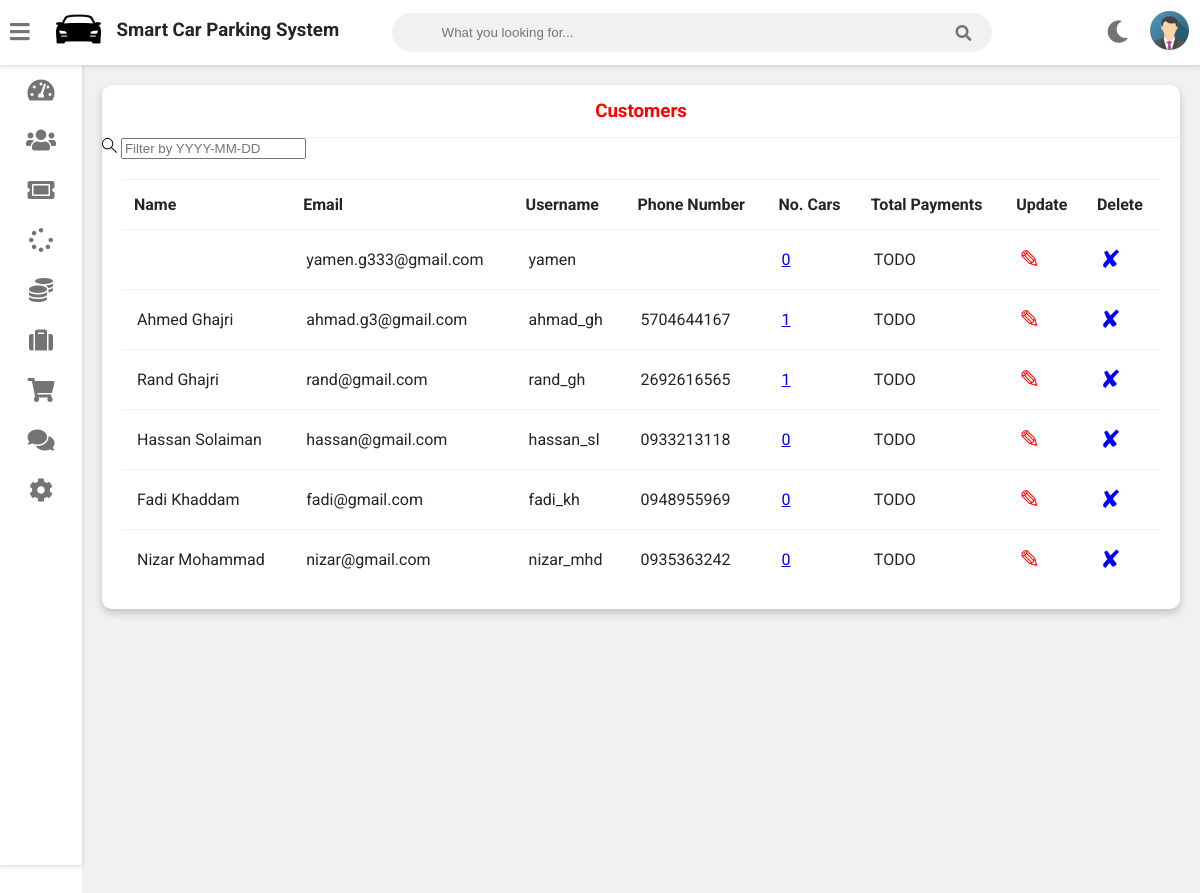
/users/users-view, run on an earlier commit of the app's database.
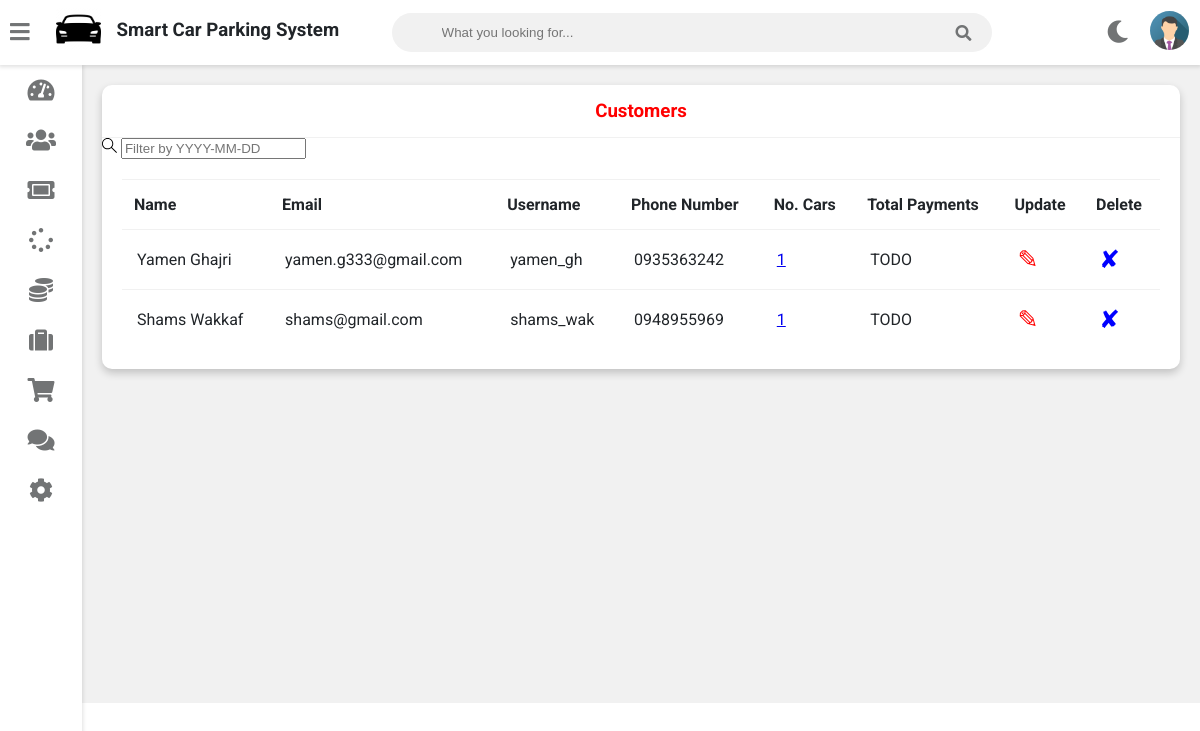
And on a later commit of the database.
### core/models.py (models this page shows, shortened)
class User(AbstractUser):
    PERMISSIONS_TYPES = (
        ('Garage Manager', 'Garage Manager'),
        ('Cashier', 'Cashier'),
        ('Customer', 'Customer'),
    )
    permission = models.CharField(max_length=100, choices=PERMISSIONS_TYPES)
    first_name   = models.CharField(max_length=100)
    last_name    = models.CharField(max_length=100)
    email        = models.EmailField(unique=True, null=True)
    phone_number = models.CharField(max_length=100)
    avatar       = models.ImageField(null=True, blank=True)

### user/views.py (the view)
# urls.py: path('users-view', views.users_view, name='users-view'),
def users_view(request):
    q = request.GET.get('q') if request.GET.get('q') != None else ''
    customers = models.User.objects.filter(
        Q(first_name__icontains=q) |
        Q(last_name__icontains=q)  |
        Q(email__icontains=q)
    )
    customerCarsCount = []
    for customer in customers:
        customerCarsCount.append(models.Car.objects.filter(
            owner_id = customer.id
        ).count())
    customerInfo = zip(customers, customerCarsCount)
    return render(request, 'admin_view_customer.html', {'customerInfo': customerInfo})

### user/templates/admin_view_customer.html (shortened to what this page needs)
{% extends 'vehicle/adminbase.html' %} {% block content %} {% load static %}
<div class="wrapper">
  <div class="row">
    <div class="col-12 col-m-12 col-sm-12">
      <div class="card">
        <div class="card-header">
          <h3 style="color: red; text-align: center">Customers</h3>
        </div>
        <form
          action="{% url 'users-view' %}"
          method="GET"
          class="header__search"
        >
          <label>
            <input name="q" placeholder="Filter by YYYY-MM-DD" />
          </label>
        </form>
        <div class="card-content">
          <table>
            <thead>
              <tr>
                <th>Name</th>
                <th>Email</th>
                <th>Username</th>
                <th>Phone Number</th>
                <th>No. Cars</th>
                <th>Total Payments</th>
                <th>Update</th>
                <th>Delete</th>
              </tr>
            </thead>
            <tbody>
              {% for customer, car in customerInfo %}
              <tr>
                <td>{{customer.first_name}} {{customer.last_name}}</td>
                <td>{{customer.email}}</td>
                <td>{{customer.username}}</td>
                <td>{{customer.phone_number}}</td>
                <td>
                  <a href="{% url 'cars:customer-cars' customer.id %}"
                    >{{ car }}</a
                  >
                </td>
                <td>TODO</td>
                <td>
                  <a
                    style="color: red; text-decoration: none; font-size: 25px"
                    href="{% url 'update-user' customer.id  %}"
                    >&#9998;</a
                  >
                </td>
                <td>
                  <a
                    style="color: blue; text-decoration: none; font-size: 25px"
                    href="{% url 'delete-user' customer.id  %}"
                    >&#10008;</a
                  >
                </td>
              </tr>
              {% endfor %}
            </tbody>
          </table>
        </div>
      </div>
    </div>
  </div>
  <br /><br /><br /><br /><br /><br /><br /><br /><br /><br /><br /><br /><br /><br /><br /><br />
</div>
{% endblock content %}

### templates/vehicle/adminbase.html (shortened to what this page needs)
<!DOCTYPE html>
{% load static %}
<html>
<head>
	<link rel="stylesheet" type="text/css" href="https://cdnjs.cloudflare.com/ajax/libs/Chart.js/2.9.3/Chart.min.css">
	<link rel="stylesheet" type="text/css" href="{% static 'fontawesome-free/css/all.min.css' %}">
	<link rel="stylesheet" href="{% static 'assets/fonts/font-awesome-4.7.0/css/font-awesome.min.css' %}">
	<link rel="stylesheet" type="text/css" href="{% static 'style.css' %}">
</head>
<body class="overlay-scrollbar">
	<div class="navbar">
		<ul class="navbar-nav">
			<li class="nav-item">
				<a class="nav-link">
					<i class="fas fa-bars" onclick="collapseSidebar()"></i>
				</a>
			</li>
			<li class="nav-item logo-icon">
				<img width="45rem" height="42rem" src="{% static 'images/car-icon.jpg' %}" />
			</li>
			<li class="nav-item">
				<h3>Smart Car Parking System</h3>
			</li>
		</ul>
		<form class="navbar-search">
			<input type="text" name="Search" class="navbar-search-input" placeholder="What you looking for...">
			<i class="fas fa-search"></i>
		</form>
		<ul class="navbar-nav nav-right">
			<li class="nav-item mode">
				<a class="nav-link" href="#" onclick="switchTheme()">
					<i class="fas fa-moon dark-icon"></i>
				</a>
			</li>
			<li class="nav-item avt-wrapper">
				<div class="avt dropdown">
					<img src="{% static 'images/admin.png' %}"
						 alt="User image"
						 class="dropdown-toggle"
						 data-toggle="user-menu">
				</div>
			</li>
		</ul>
	</div>
	<div class="sidebar">
		<ul class="sidebar-nav">
			<li class="sidebar-nav-item">
				<a href="/admin-dashboard" class="sidebar-nav-link">
					<div>
						<i class="fas fa-tachometer-alt"></i>
					</div>
				</a>
			</li>
			<li class="sidebar-nav-item">
				<a href="{% url 'manage-users' %}" class="sidebar-nav-link">
					<div>
						<i class="fas fa-users"></i>
					</div>
				</a>
			</li>
			<li class="sidebar-nav-item">
				<a href="{% url 'parkings-home' %}" class="sidebar-nav-link">
					<div>
						<i class="fas fa-ticket-alt"></i>
					</div>
				</a>
			</li>
			<li class="sidebar-nav-item">
				<a href="{% url 'cars:cars-home' %}" class="sidebar-nav-link">
					<div>
						<i class="fas fa-spinner"></i>
					</div>
				</a>
			</li>
			<li class="sidebar-nav-item">
				<a href="/admin-report" class="sidebar-nav-link">
					<div>
						<i class="fas fa-coins"></i>
					</div>
				</a>
			</li>
			<li class="sidebar-nav-item">
				<a href="#" class="sidebar-nav-link">
					<div>
						<i class="fas fa-suitcase"></i>
					</div>
				</a>
			</li>
			<li class="sidebar-nav-item">
				<a href="#" class="sidebar-nav-link">
					<div>
						<i class="fas fa-shopping-cart"></i>
					</div>
				</a>
			</li>
			<li class="sidebar-nav-item">
				<a href="{% url 'feedbacks:admin-feedback' %}" class="sidebar-nav-link">
					<div>
						<i class="fas fa-comments"></i>
					</div>
				</a>
			</li>
			<li class="sidebar-nav-item">
				<a href="{% url 'settings:site-settings' %}" class="sidebar-nav-link">
					<div>
						<i class="fas fa-cog"></i>
					</div>
				</a>
			</li>
		</ul>
	</div>
	<div>
		<div class="content">
			{% block content %}
			{% endblock content %}
		</div>
	</div>
</body>
</html>

### static/style.css (style rules this page uses)
:root { --primary-color: #4834d4; --success-color: #6ab04c; --warning-color: #f0932b; --danger-color: #eb4d4b; --light-color: #212529; --light-second-color: #727475; --light-background: #ffffff; --light-second-background: #f1f1f1; --dark-color: #909090; --dark-second-color: #f5f6fa; --dark-background: #23242D; --dark-second-background: #181818; }
.light { --main-bg-color: var(--light-background); --second-bg-color: var(--light-second-background); --main-color: var(--light-color); --second-color: var(--light-second-color); }
* { box-sizing: border-box; }
body { font-family: 'Roboto', sans-serif; background: var(--main-bg-color); color: var(--main-color); margin: 0; }
.navbar { display: flex; flex-direction: row; background: var(--main-bg-color); color: var(--main-color); position: fixed; top: 0; right: 0; left: 0; z-index: 101; box-shadow: rgba(0,0,0,0.12) 0px 1px 4px 1px; }
.navbar-nav { list-style: none; display: flex; flex-direction: row; padding-left: 0; margin-bottom: 0; margin-top: 0; }
.nav-link { float: left; text-align: center; padding: 21px 10px; text-decoration: none; font-size: 17px; color: var(--second-color); position: relative; }
.navbar-nav i { font-size: 1.4rem; }
.nav-right { margin-left: auto; }
.navbar-search { position: relative; margin: auto; width: 50%; }
.navbar-search input { background: var(--second-bg-color); border: none; padding: 12px 50px 12px 50px; width: 100%; outline: none; color: var(--main-color); border-radius: 20px; }
.navbar-search i { position: absolute; top: 50%; right: 20px; transform: translateY(-50%); color: var(--second-color); cursor: pointer; }
.avt img { width: 39px; height: 39px; border-radius: 50%; }
.avt { padding: 11px }
.dropdown { position: relative; }
.wrapper { padding: 10px; margin-left: 82px; padding-top: 75px; background: var(--second-bg-color); transition: margin-left .5s; }
.sidebar { width: 82px; height: 100vh; position: fixed; margin-top: 65px; background: var(--main-bg-color); box-shadow: rgba(0,0,0,0.12) 0px 1px 4px 1px; overflow: hidden; z-index: 100; transition: width .5s; }
.sidebar-nav { list-style: none; padding: 0; margin: 0; display: flex; flex-direction: column; align-items: center; height: 100vh; }
.sidebar-nav-item { width: 100%; }
.sidebar-nav-link { display: flex; align-items: center; color: var(--main-color); text-decoration: none; }
.sidebar-nav-link i { font-size: 1.5rem; color: var(--second-color); position: absolute; left: 50%; top: 50%; transform: translate(-50%, -50%); }
.sidebar-nav-link div { min-width: 82px; height: 50px; position: relative; }
.row { display: flex; flex-wrap: wrap; flex-direction: row; }
.row:after, .row:before { box-sizing: border-box; }
[class*="col-"] { padding: 10px; }
@media only screen and (min-width: 600px) { .col-sm-12 { width: 100%; } }
@media only screen and (min-width: 768px) { .col-m-12 { width: 100%; } }
@media only screen and (min-width: 992px) { .col-12 { width: 100%; } }
.card { background: var(--main-bg-color); color: var(--main-color); border-radius: 10px; margin-bottom: 10px; box-shadow: 0 4px 8px 0 rgba(0,0,0,0.2); }
.card-header { padding: 15px 30px; border-bottom: 1px solid var(--second-bg-color); position: relative; }
.card-header h3 { margin: 0; }
.card-content { padding: 20px; overflow-x: auto; }
table { border-collapse: collapse; width: 100%; }
table td { border-top: 1px solid var(--second-bg-color); padding: 15px; }
table th { border-top: 1px solid var(--second-bg-color); border-bottom: 1px solid var(--second-bg-color); padding: 15px 12px; text-align: left; }
.logo-icon { padding-right: 1rem; padding-left: 1rem; padding-top: 0.5rem; }

What changed in the data, as far as the page shows it:
removed User: email "yamen.g333@gmail.com", username "yamen", car "0"
removed User: first_name "Ahmed", last_name "Ghajri", email "ahmad.g3@gmail.com", username "ahmad_gh", phone_number "5704644167", is_active "1"
removed User: first_name "Rand", last_name "Ghajri", email "rand@gmail.com", username "rand_gh", phone_number "2692616565", is_active "1"
removed User: first_name "Hassan", last_name "Solaiman", email "hassan@gmail.com", username "hassan_sl", phone_number "0933213118", car "0"
removed User: first_name "Fadi", last_name "Khaddam", email "fadi@gmail.com", username "fadi_kh", phone_number "0948955969", car "0"
removed User: first_name "Nizar", last_name "Mohammad", email "nizar@gmail.com", username "nizar_mhd", phone_number "0935363242", car "0"
added User: first_name "Yamen", last_name "Ghajri", email "yamen.g333@gmail.com", username "yamen_gh", phone_number "0935363242", car "1"
added User: first_name "Shams", last_name "Wakkaf", email "shams@gmail.com", username "shams_wak", phone_number "0948955969", is_active "1"
